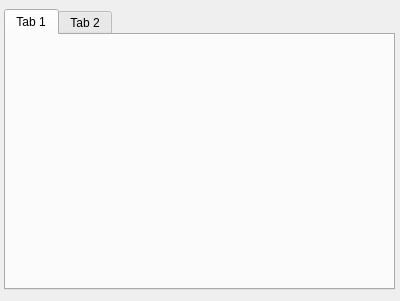
<?xml version="1.0" encoding="UTF-8"?>
<ui version="4.0">
 <class>FireScarMapperDialogBase</class>
 <widget class="QDialog" name="FireScarMapperDialogBase">
  <property name="geometry">
   <rect>
    <x>0</x>
    <y>0</y>
    <width>400</width>
    <height>301</height>
   </rect>
  </property>
  <property name="windowTitle">
   <string>Fire Scar Mapper</string>
  </property>
  <widget class="QTabWidget" name="tabWidget">
   <property name="geometry">
    <rect>
     <x>4</x>
     <y>9</y>
     <width>391</width>
     <height>281</height>
    </rect>
   </property>
   <property name="currentIndex">
    <number>0</number>
   </property>
   <widget class="QWidget" name="Generateimages">
    <attribute name="title">
     <string>Tab 1</string>
    </attribute>
   </widget>
   <widget class="QWidget" name="GenerateFireScar">
    <attribute name="title">
     <string>Tab 2</string>
    </attribute>
   </widget>
  </widget>
 </widget>
 <resources/>
 <connections/>
</ui>
